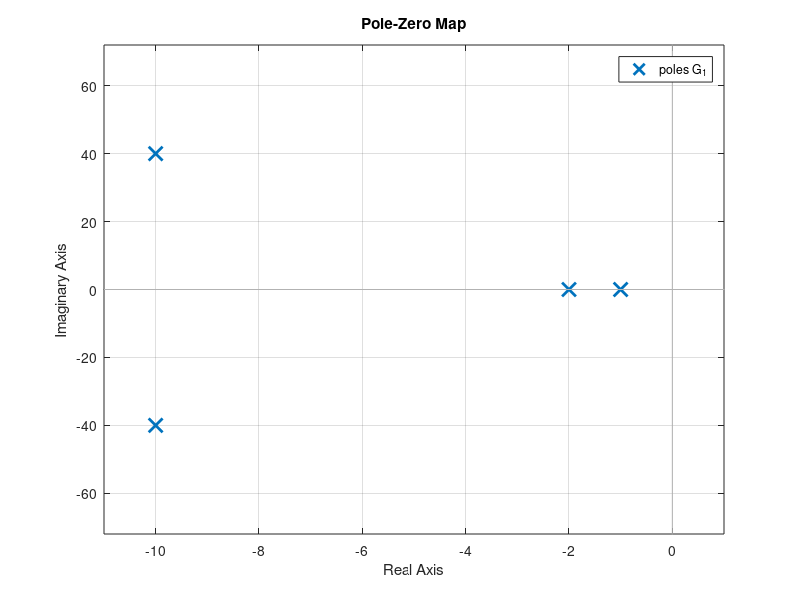

Write MATLAB code to recreate this figure.

G_1 = tf(1,[1 23 1762 5140 3400]);
figure(1);
pzmap(G_1)
grid on;

%{
figure(2);
step(1,[1 5 25]);
%damp(G_1)
grid on;
%}
%{
G_2 = tf(1,[1 -8 80]);
figure(2);
pzmap(G_2)
grid on;
G_3 = tf([1 4],[1 4 8 320]);
figure(3);
pzmap(G_3)
grid on;
G_4 = tf(1,[1 0 36]);
figure(4);
pzmap(G_4)
grid on;
%}
pause(1000);

